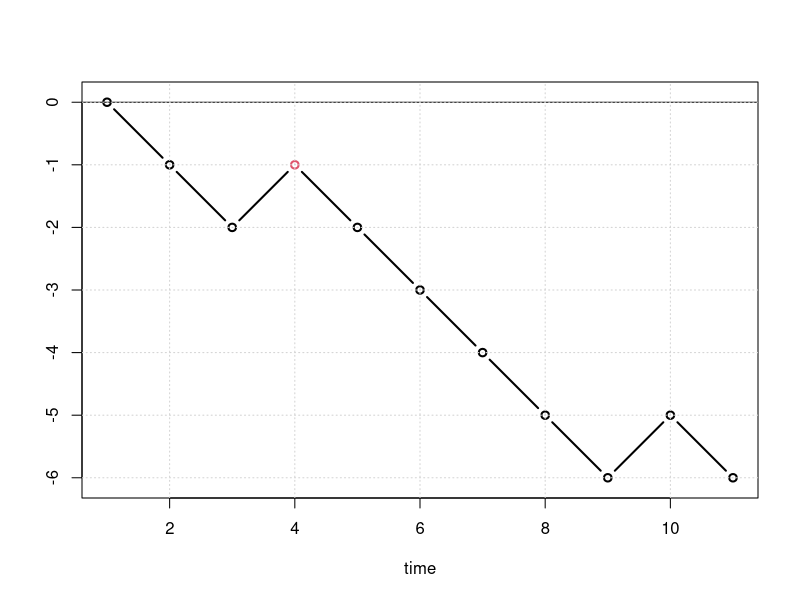
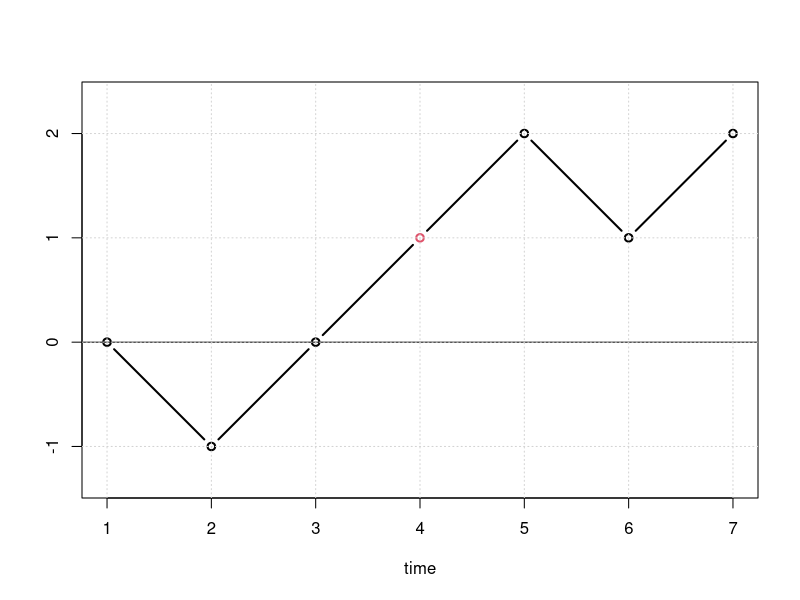

R code for these plots, in order:
rw = function(x) {
    y = c(0,cumsum(2*x-1))
    col = rep(1,length(x))
    col[4]=2
    plot(y,ty='b',xlab='time',ylab='',asp=1,lwd=2,col=col)
    abline(h=0)
    grid()
}
rw(sample(0:1,10,rep=T))
rw(c(0,1,1,1,0,1))
